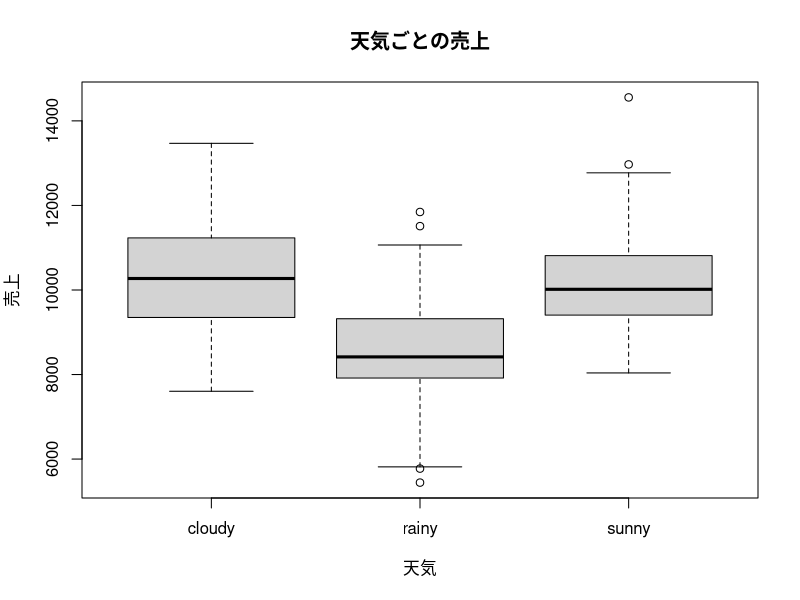
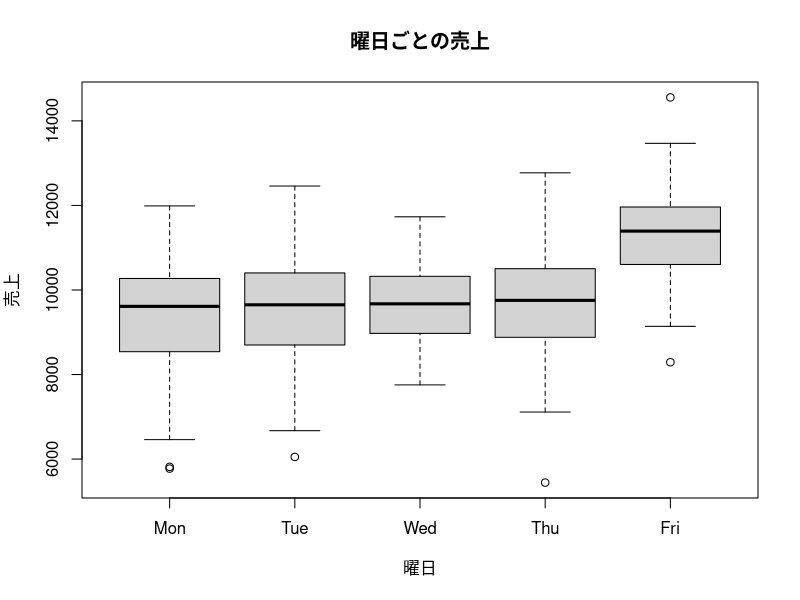

R code for these plots, in order:
#データ読み込み
df=read.csv("dummy_sales.csv",fileEncoding="UTF-8")
df$日付=as.Date(df$日付)

#日付から曜日を抽出
weekdays_jp=c("Sun","Mon","Tue","Wed","Thu","Fri","sat")
df$曜日=weekdays_jp[as.POSIXlt(df$日付)$wday+1]

#曜日を順番つきfactorに変換
df$曜日=factor(df$曜日,levels=c("Mon","Tue","Wed","Thu","Fri"))

#箱ひげ図(天気ごとの売上)
png("boxplot_weather.png",width=800,height=600)
boxplot(売上~天気,data=df,main="天気ごとの売上",ylab="売上",xlab="天気")
dev.off()

#平均売上(天気ごと)
print(aggregate(売上~天気,data=df,FUN=mean))

#分散分析(天気と売上)
print(summary(aov(売上~天気,data=df)))

#箱ひげ図(曜日ごとの売上)
png("boxplot_weekday.png",width=800,height=600)
boxplot(売上~曜日,data=df,main="曜日ごとの売上",ylab="売上",xlab="曜日")
dev.off()

#平均売上(曜日ごと)
print(aggregate(売上~曜日,data=df,FUN=mean))

#分散分析(曜日と売上)
print(summary(aov(売上~曜日,data=df)))
